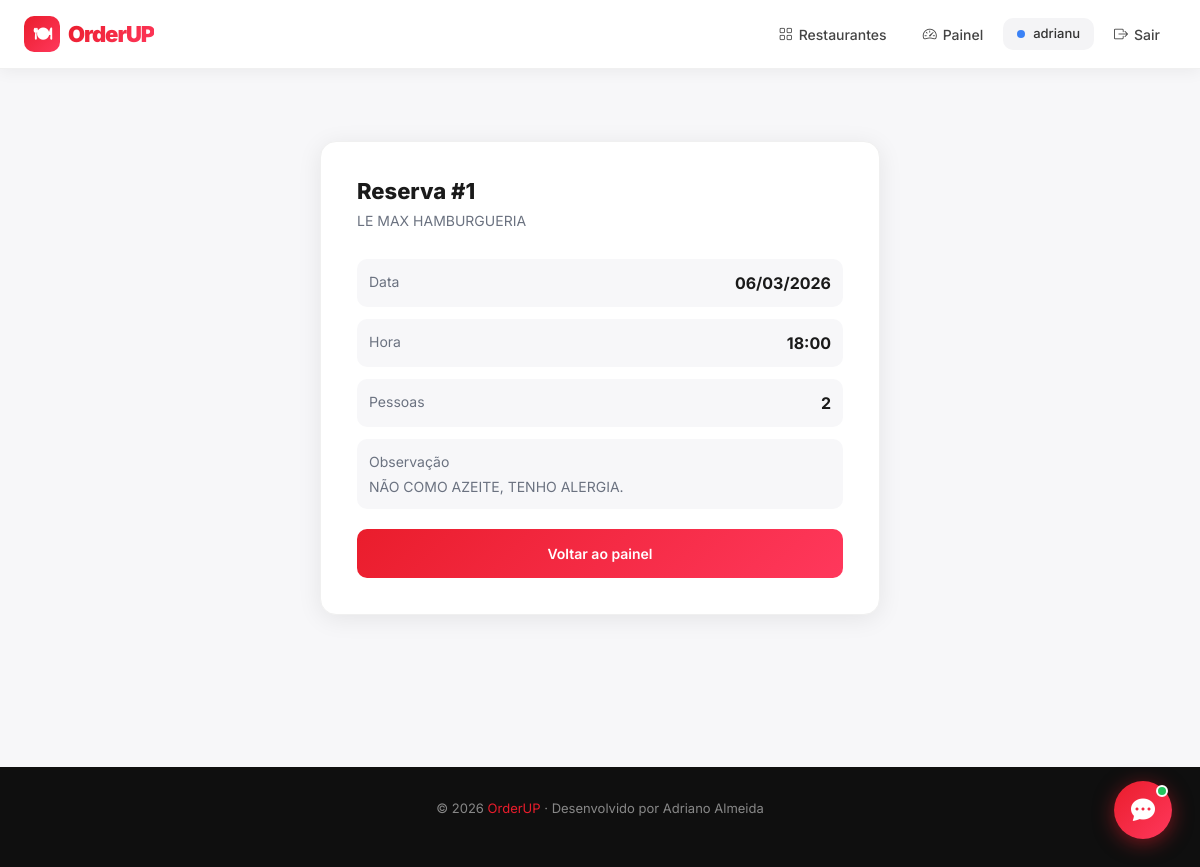
The page /reservations/1/ (signed in) on the database its author committed.
### myapp/models.py (models this page shows, shortened)
class Reservation(models.Model):
    restaurant = models.ForeignKey(
        Restaurant,
        on_delete=models.CASCADE,
        related_name='reservations'
    )
    customer = models.ForeignKey(
        User,
        on_delete=models.CASCADE,
        related_name='reservations'
    )
    date = models.DateField()
    time = models.TimeField()
    number_of_people = models.PositiveIntegerField()
    observation = models.TextField(blank=True, null=True)
    related_order = models.ForeignKey(
        Order,
        on_delete=models.SET_NULL,
        blank=True,
        null=True,
        related_name='reservation_link'
    )
    created_at = models.DateTimeField(auto_now_add=True)

class Restaurant(models.Model):
    name = models.CharField(max_length=200)
    description = models.TextField()
    image = models.ImageField(upload_to='restaurants/', blank=True, null=True)
    owner = models.ForeignKey(User, on_delete=models.CASCADE)
    created_at = models.DateTimeField(auto_now_add=True)
    class Meta:
        ordering = ['-created_at']

### myapp/views.py (the view)
@login_required
def reservation_detail(request, pk):
    reservation = get_object_or_404(Reservation, pk=pk)
    return render(request, 'reservation_detail.html', {'reservation': reservation})

### templates/reservation_detail.html (shortened to what this page needs)
{% extends 'base.html' %}
{% block content %}
<div class="form-card">
  <h2>Reserva #{{ reservation.id }}</h2>
  <p>{{ reservation.restaurant.name }}</p>
  <div style="display:grid;gap:12px;margin-top:20px">
    <div style="display:flex;justify-content:space-between;padding:12px;background:#f7f7f9;border-radius:10px">
      <span style="color:var(--muted);font-size:14px">Data</span>
      <strong>{{ reservation.date|date:"d/m/Y" }}</strong>
    </div>
    <div style="display:flex;justify-content:space-between;padding:12px;background:#f7f7f9;border-radius:10px">
      <span style="color:var(--muted);font-size:14px">Hora</span>
      <strong>{{ reservation.time|time:"H:i" }}</strong>
    </div>
    <div style="display:flex;justify-content:space-between;padding:12px;background:#f7f7f9;border-radius:10px">
      <span style="color:var(--muted);font-size:14px">Pessoas</span>
      <strong>{{ reservation.number_of_people }}</strong>
    </div>
    {% if reservation.observation %}
    <div style="padding:12px;background:#f7f7f9;border-radius:10px">
      <span style="color:var(--muted);font-size:14px;display:block;margin-bottom:4px">Observação</span>
      <p style="font-size:14px;margin:0">{{ reservation.observation }}</p>
    </div>
    {% endif %}
  </div>
  <a href="{% url 'my_dashboard' %}" class="btn-red" style="width:100%;justify-content:center;padding:14px;margin-top:20px">Voltar ao painel</a>
</div>
{% endblock %}

### templates/base.html (shortened to what this page needs)
{% load static %}
<!DOCTYPE html>
<html lang="pt-br">
<head>
<link href="https://cdn.jsdelivr.net/npm/bootstrap@5.3.2/dist/css/bootstrap.min.css" rel="stylesheet">
<link href="https://cdn.jsdelivr.net/npm/bootstrap-icons@1.11.3/font/bootstrap-icons.min.css" rel="stylesheet">
</head>
<body>
<nav class="navbar-orderup">
  <div class="nav-inner">
    <a href="{% url 'home' %}" class="brand">
      <div class="brand-icon">🍽</div>
      <span>OrderUP</span>
    </a>
    <div class="nav-links">
      {% if user.is_authenticated %}
        <a href="{% url 'restaurant_list' %}" class="nav-btn {% if '/restaurants' in request.path %}active{% endif %}">
          <i class="bi bi-grid"></i><span>Restaurantes</span>
        </a>
        {% if user.profile.user_type == 'empresa' or user.is_superuser %}
          <a href="{% url 'my_dashboard' %}" class="nav-btn {% if 'dashboard' in request.path %}active{% endif %}">
            <i class="bi bi-speedometer2"></i><span>Painel</span>
          </a>
        {% else %}
          <a href="{% url 'my_dashboard' %}" class="nav-btn {% if 'dashboard' in request.path %}active{% endif %}">
            <i class="bi bi-person-circle"></i><span>Meus Pedidos</span>
          </a>
        {% endif %}
        <div class="user-badge">
          {% if user.is_superuser %}
            <span class="dot dot-admin"></span>Admin
          {% elif user.profile.user_type == 'empresa' %}
            <span class="dot dot-empresa"></span>{{ user.username }}
          {% else %}
            <span class="dot dot-cliente"></span>{{ user.username }}
          {% endif %}
        </div>
        <form action="{% url 'logout' %}" method="post" style="margin:0">
          <button type="submit" class="nav-btn">
            <i class="bi bi-box-arrow-right"></i><span>Sair</span>
          </button>
        </form>
      {% else %}
        <a href="{% url 'login' %}" class="nav-btn nav-btn-outline">Entrar</a>
        <a href="{% url 'register' %}" class="nav-btn nav-btn-primary">Cadastrar</a>
      {% endif %}
    </div>
  </div>
</nav>
<div style="max-width:1200px;margin:0 auto;padding:{% if request.path == '/' %}40px{% else %}32px{% endif %} 24px">
  {% block content %}{% endblock %}
</div>
<footer>
  <p>© 2026 <span>OrderUP</span> · Desenvolvido por Adriano Almeida</p>
</footer>
{% if user.is_authenticated %}
<button id="chat-fab" onclick="toggleChat()">
  <i class="bi bi-chat-dots-fill" id="chat-icon"></i>
  <div class="badge-dot"></div>
</button>
{% endif %}
</body>
</html>

### templates/base.html (style rules this page uses)
:root { --red:#EA1D2C;--red2:#FF385C;--dark:#0f0f0f;--dark2:#1a1a1a; --gray:#f4f4f6;--muted:#6b7280;--white:#fff; --radius:16px;--radius-sm:10px; --shadow:0 4px 24px rgba(0,0,0,0.08); --shadow-lg:0 12px 48px rgba(0,0,0,0.14); }
* { margin:0;padding:0;box-sizing:border-box }
body { font-family:'Inter',sans-serif;background:#f7f7f9;color:#1a1a1a;min-height:100vh }
.navbar-orderup { background:#fff;border-bottom:1px solid #f0f0f0;padding:0 0;position:sticky;top:0;z-index:999;box-shadow:0 2px 16px rgba(0,0,0,0.06) }
.nav-inner { max-width:1200px;margin:0 auto;padding:0 24px;display:flex;align-items:center;height:68px;gap:12px }
.brand { font-size:22px;font-weight:900;letter-spacing:-1px;text-decoration:none;display:flex;align-items:center;gap:8px }
.brand .brand-icon { width:36px;height:36px;background:linear-gradient(135deg,var(--red),var(--red2));border-radius:10px;display:flex;align-items:center;justify-content:center;color:#fff;font-size:18px }
.brand span { background:linear-gradient(135deg,var(--red),var(--red2));-webkit-background-clip:text;-webkit-text-fill-color:transparent }
.nav-links { display:flex;align-items:center;gap:4px;margin-left:auto }
.nav-btn { display:flex;align-items:center;gap:6px;padding:8px 16px;border-radius:var(--radius-sm);font-size:14px;font-weight:500;color:#444;text-decoration:none;transition:all .2s;border:none;background:none;cursor:pointer }
.user-badge { display:flex;align-items:center;gap:8px;padding:6px 14px;background:#f4f4f6;border-radius:var(--radius-sm);font-size:13px;font-weight:500;color:#333 }
.user-badge .dot { width:8px;height:8px;border-radius:50%;flex-shrink:0 }
.dot-empresa { background:#3b82f6 }
.btn-red { background:linear-gradient(135deg,var(--red),var(--red2));color:#fff;border:none;padding:10px 20px;border-radius:var(--radius-sm);font-size:14px;font-weight:600;text-decoration:none;display:inline-flex;align-items:center;gap:6px;transition:all .2s;cursor:pointer }
.form-card { background:#fff;border-radius:var(--radius);padding:36px;box-shadow:var(--shadow);max-width:560px;margin:40px auto;border:1px solid #f0f0f0 }
.form-card h2 { font-size:22px;font-weight:800;margin-bottom:6px }
.form-card p { color:var(--muted);font-size:14px;margin-bottom:28px }
#chat-fab { position:fixed;bottom:28px;right:28px;z-index:9999;width:58px;height:58px;background:linear-gradient(135deg,var(--red),var(--red2));border:none;border-radius:50%;color:#fff;font-size:24px;cursor:pointer;box-shadow:0 4px 20px rgba(234,29,44,0.5);display:flex;align-items:center;justify-content:center;transition:all .3s }
#chat-fab .badge-dot { position:absolute;top:4px;right:4px;width:12px;height:12px;background:#22c55e;border-radius:50%;border:2px solid #fff }
footer { background:#0f0f0f;color:rgba(255,255,255,0.5);padding:32px 24px;text-align:center;font-size:13px;margin-top:80px }
footer span { color:var(--red) }

### rows shown on the page
Reservation: id "1", restaurant.name "LE MAX HAMBURGUERIA", date "06/03/2026", time "18:00", number_of_people "2", observation "NÃO COMO AZEITE, TENHO ALERGIA."

### other values the page prints
{{ user.username }} "adrianu"
